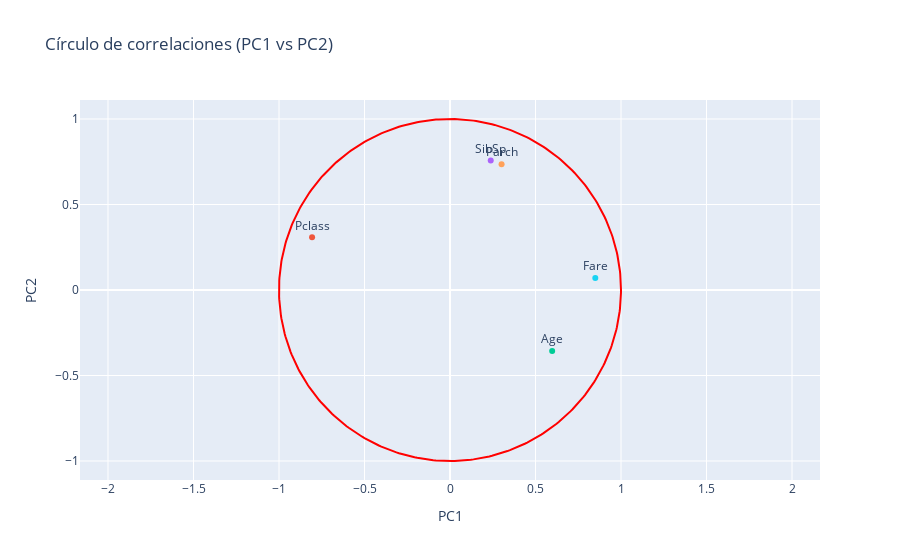

The code cell stored with this chart in its notebook:
### Markdown cell above
#### CÍRCULO DE CORRELACIONES

### Code cell
# Círculo de correlaciones (código original)
pca_data = PCA(n_components=0.90).fit(numeric_scaled)
lambdas = pca_data.explained_variance_
Gammas = pca_data.components_.T
R = Gammas[:, :2] * np.sqrt(lambdas[:2])

theta = np.linspace(0, 2*np.pi, 400)

fig = go.Figure()
fig.add_trace(
    go.Scatter(
        x=np.cos(theta),
        y=np.sin(theta),
        mode="lines",
        marker=dict(color="red"),
        showlegend=False
    )
)

for index, value in enumerate(list(numeric_columns)):
    fig.add_trace(
        go.Scatter(
            x=[R[index, 0]],
            y=[R[index, 1]],
            mode="markers+text",
            text=[value],
            textposition="top center",
            showlegend=False
        )
    )

fig.update_layout(
    yaxis=dict(scaleanchor="x", title_text="PC2"),
    xaxis=dict(title="PC1"),
    title="Círculo de correlaciones (PC1 vs PC2)"
)
fig.show()

### Figure 1 — Plotly figure (JSON) as saved in the notebook; plotly's stock layout.template omitted (floating-point values rounded to 4 significant figures; data arrays with more than 128 entries replaced by an {"elided": "..."} marker saying what was removed)
{"data": [{"marker": {"color": "red"}, "mode": "lines", "showlegend": false, "type": "scatter", "x": {"elided": "400 float values"}, "y": {"elided": "400 float values"}}, {"mode": "markers+text", "showlegend": false, "text": ["Pclass"], "textposition": "top center", "type": "scatter", "x": [-0.8065], "y": [0.3085]}, {"mode": "markers+text", "showlegend": false, "text": ["Age"], "textposition": "top center", "type": "scatter", "x": [0.5974], "y": [-0.3567]}, {"mode": "markers+text", "showlegend": false, "text": ["SibSp"], "textposition": "top center", "type": "scatter", "x": [0.2382], "y": [0.7573]}, {"mode": "markers+text", "showlegend": false, "text": ["Parch"], "textposition": "top center", "type": "scatter", "x": [0.3016], "y": [0.7354]}, {"mode": "markers+text", "showlegend": false, "text": ["Fare"], "textposition": "top center", "type": "scatter", "x": [0.8497], "y": [0.07025]}], "layout": {"title": {"text": "Círculo de correlaciones (PC1 vs PC2)"}, "xaxis": {"title": {"text": "PC1"}}, "yaxis": {"scaleanchor": "x", "title": {"text": "PC2"}}}}
